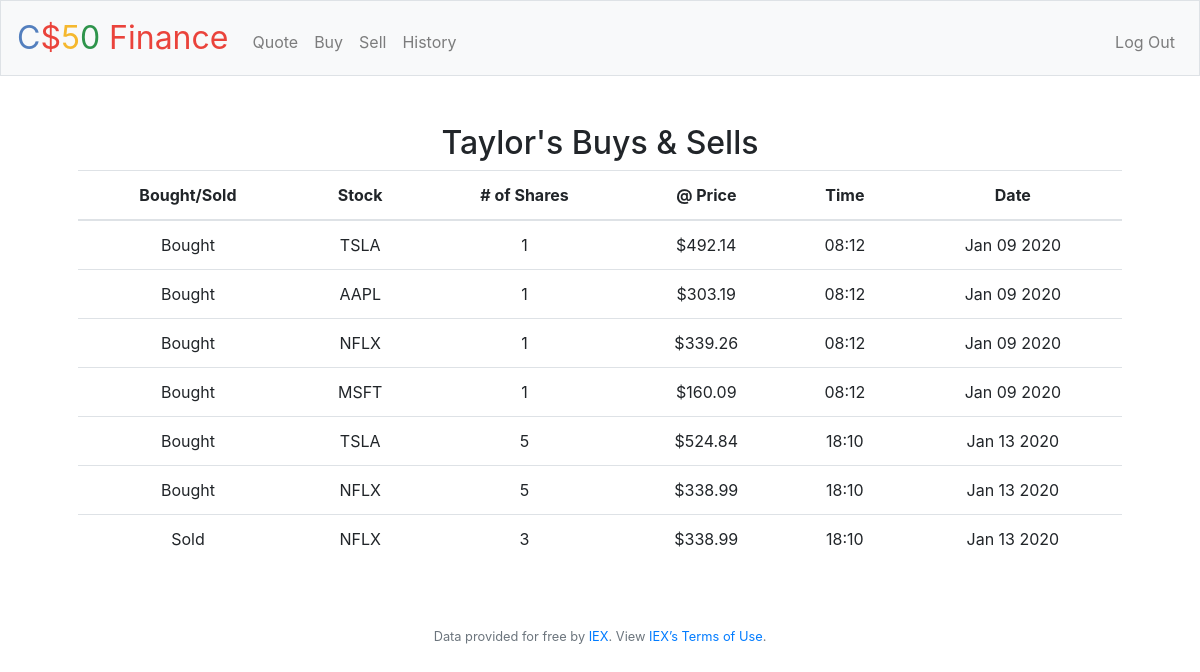
Page /history (signed in) on the committed database.
### tables this page shows
CREATE TABLE 'users' ('id' INTEGER PRIMARY KEY AUTOINCREMENT NOT NULL, 'username' TEXT NOT NULL, 'hash' TEXT NOT NULL, 'cash' NUMERIC NOT NULL DEFAULT 10000.00 );

CREATE TABLE hist ('user_id' integer, 'action' varchar(10), 'symbol' varchar(10), 'shares' integer, 'price' integer, 'time' varchar(255), 'date' varchar(255));

### application.py (the view)
@app.route("/history")
@login_required
def history():
    hist = db.execute("SELECT * FROM hist WHERE user_id = :user_id", user_id=session["user_id"])
    username = db.execute("SELECT username FROM users WHERE id = :user_id", user_id=session["user_id"])
    length = len(hist)
    user = username[0]['username']
    return render_template("history.html", length=length, hist=hist, user=user)

### application.py (called while the page is built)
@app.after_request
def after_request(response):
    response.headers["Cache-Control"] = "no-cache, no-store, must-revalidate"
    response.headers["Expires"] = 0
    response.headers["Pragma"] = "no-cache"
    return response

### helpers.py (called while the page is built)
def login_required(f):
    @wraps(f)
    def decorated_function(*args, **kwargs):
        if session.get("user_id") is None:
            return redirect("/login")
        return f(*args, **kwargs)
    return decorated_function

def usd(value):
    return f"${value:,.2f}"

### templates/history.html (shortened to what this page needs)
{% extends "layout.html" %}
{% block main %}
<h2>{{ user }}'s Buys & Sells</h2>
<table class="table">
    <thead>
        <tr>
            <th scope="col">Bought/Sold</th>
            <th scope="col">Stock</th>
            <th scope="col"># of Shares</th>
            <th scope="col">@ Price</th>
            <th scope="col">Time</th>
            <th scope="col">Date</th>
        </tr>
    </thead>
    <tbody>
    {% for i in range(0,length) %}
        <tr>
            <td>{{ hist[i].action }}</td>
            <td>{{ hist[i].symbol.upper() }}</td>
            <td>{{ hist[i].shares }}</td>
            <td>{{ hist[i].price | usd }}</td>
            <td>{{ hist[i].time }}</td>
            <td>{{ hist[i].date }}</td>
        </tr>
    {% endfor %}
    </tbody>
</table>
{% endblock %}

### rows in the picture
users: username "Taylor"
hist: action "Bought", symbol "TSLA", shares "1", price "$492.14", time "08:12", date "Jan 09 2020"
hist: action "Bought", symbol "AAPL", shares "1", price "$303.19", time "08:12", date "Jan 09 2020"
hist: action "Bought", symbol "NFLX", shares "1", price "$339.26", time "08:12", date "Jan 09 2020"
hist: action "Bought", symbol "MSFT", shares "1", price "$160.09", time "08:12", date "Jan 09 2020"
hist: action "Bought", symbol "TSLA", shares "5", price "$524.84", time "18:10", date "Jan 13 2020"
hist: action "Bought", symbol "NFLX", shares "5", price "$338.99", time "18:10", date "Jan 13 2020"
hist: action "Sold", symbol "NFLX", shares "3", price "$338.99", time "18:10", date "Jan 13 2020"
